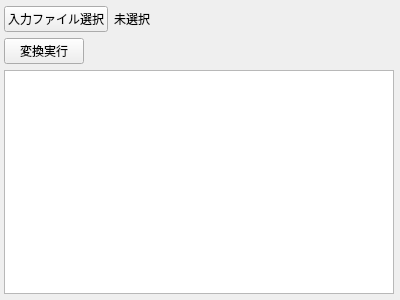
<?xml version="1.0" encoding="UTF-8"?>
<ui version="4.0">
 <class>MainWindow</class>
 <widget class="QMainWindow" name="MainWindow">
  <property name="geometry">
   <rect>
    <x>0</x>
    <y>0</y>
    <width>400</width>
    <height>300</height>
   </rect>
  </property>
  <property name="windowTitle">
   <string>CSV JSON変換ツール</string>
  </property>
  <widget class="QWidget" name="centralWidget">
   <layout class="QVBoxLayout" name="verticalLayout_2">
    <property name="spacing">
     <number>6</number>
    </property>
    <property name="leftMargin">
     <number>4</number>
    </property>
    <property name="topMargin">
     <number>6</number>
    </property>
    <property name="rightMargin">
     <number>6</number>
    </property>
    <property name="bottomMargin">
     <number>6</number>
    </property>
    <item>
     <layout class="QHBoxLayout" name="horizontalLayout_4" stretch="0,0">
      <item>
       <widget class="QPushButton" name="fileSelectButton">
        <property name="sizePolicy">
         <sizepolicy hsizetype="Fixed" vsizetype="Fixed">
          <horstretch>0</horstretch>
          <verstretch>0</verstretch>
         </sizepolicy>
        </property>
        <property name="text">
         <string>入力ファイル選択</string>
        </property>
       </widget>
      </item>
      <item>
       <widget class="QLabel" name="filePathLabel">
        <property name="text">
         <string>未選択</string>
        </property>
       </widget>
      </item>
     </layout>
    </item>
    <item>
     <widget class="QPushButton" name="execButton">
      <property name="sizePolicy">
       <sizepolicy hsizetype="Fixed" vsizetype="Fixed">
        <horstretch>0</horstretch>
        <verstretch>0</verstretch>
       </sizepolicy>
      </property>
      <property name="text">
       <string>変換実行</string>
      </property>
     </widget>
    </item>
    <item>
     <widget class="QTextBrowser" name="logTextArea"/>
    </item>
   </layout>
  </widget>
 </widget>
 <layoutdefault spacing="6" margin="11"/>
 <resources/>
 <connections/>
</ui>
